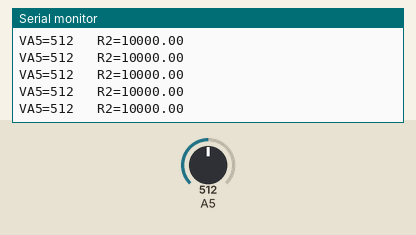
The sketch below on a simulated Arduino Uno, built with avr-gcc and run on an emulated ATmega328P. On the bench: the last lines printed to the serial monitor. Inputs (shaded band) come from the test bench; at power-on: A5 = 512.

Above: at 1.2 s.
1.3 s: A5 set to 504
At 2.1 s:
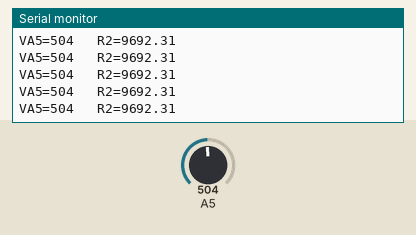
7.3 s: A5 set to 109
At 8.3 s:
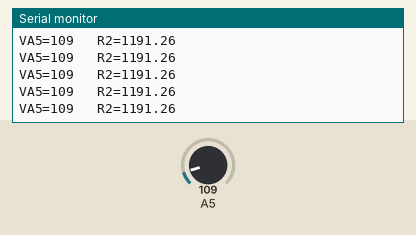
10.3 s: A5 set to 94
At 11.1 s:
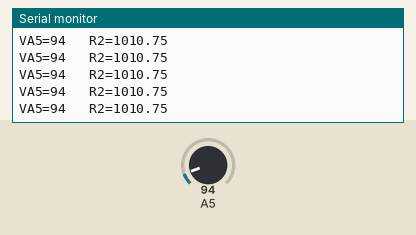
Timing chart, 0 to 13.3 s (numbered marks = the images above; inputs shaded):
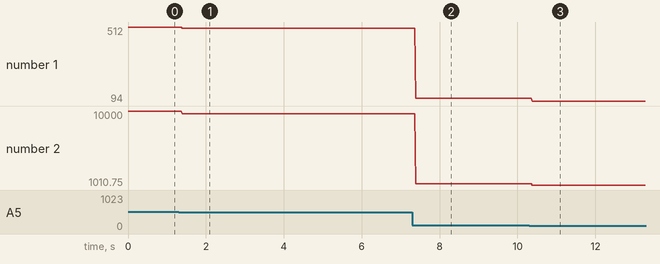

Measured:
- after the input at 1.3 s, the serial monitor: prints a new line after 0.09 s (image 1)
- after the input at 7.3 s, the serial monitor: prints a new line after 0.08 s (image 2)
- after the input at 10.3 s, the serial monitor: prints a new line after 0.08 s (image 3)
- plotted number 1: 512 → 504 after the input at 1.3 s, 504 → 109 after the input at 7.3 s, 109 → 94 after the input at 10.3 s
- plotted number 2: 10000 → 9692.31 after the input at 1.3 s, 9692.31 → 1191.26 after the input at 7.3 s, 1191.26 → 1010.75 after the input at 10.3 s

The sketch:

divisor_resistivo.ino
```cpp
void setup() {
    Serial.begin(9600);
}

int VA5 = 0;
int VA5_atu = 0;
int VA5_ant = 0;
float V1 = 5.0;
float R1 = 10000.0;

void loop() {
    VA5 = analogRead(A5);
    Serial.print("VA5=");
    Serial.print(VA5);
    float V2 = (VA5 * V1) / 1024.0;
    float R2 = ( V2 * R1) / (V1 - V2);
    Serial.print("   R2=");
    Serial.println(R2);
}
```
